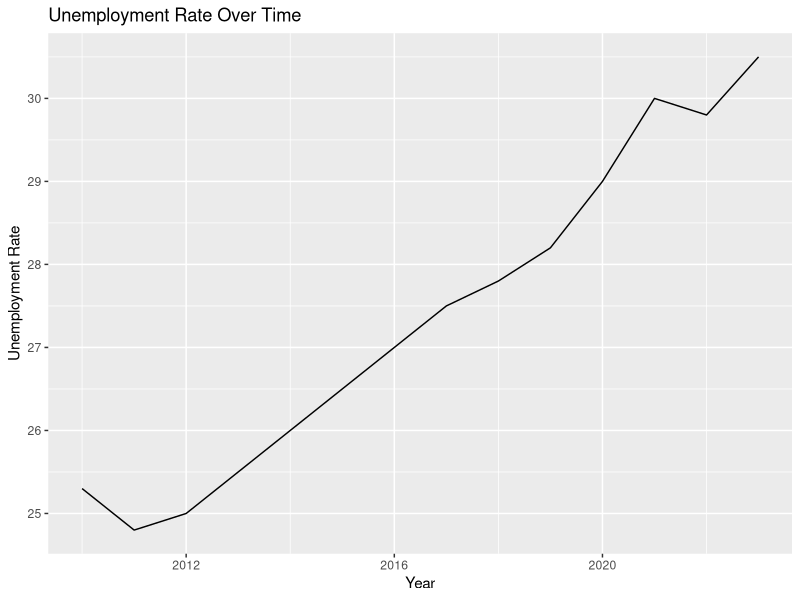
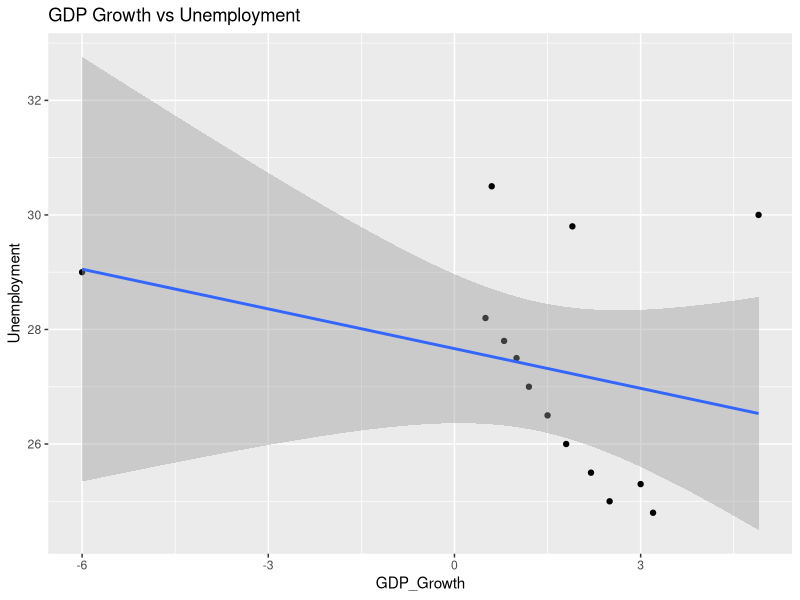
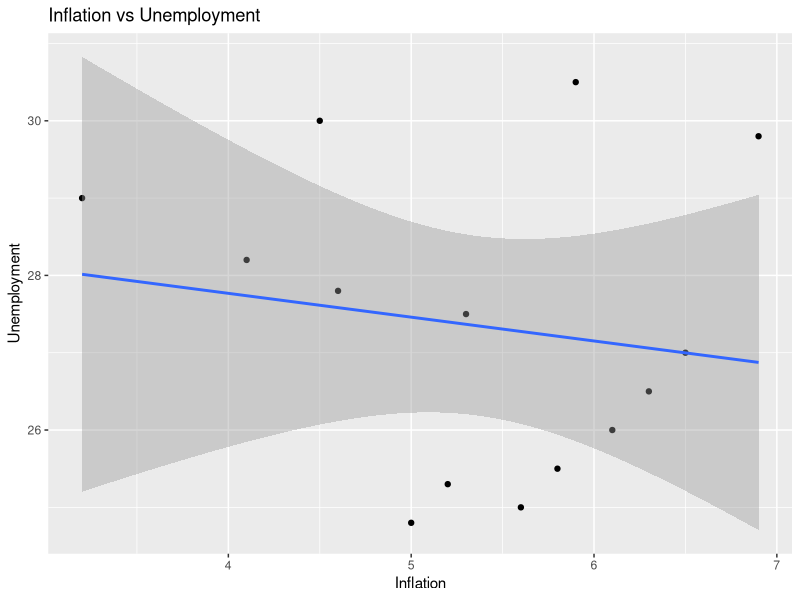
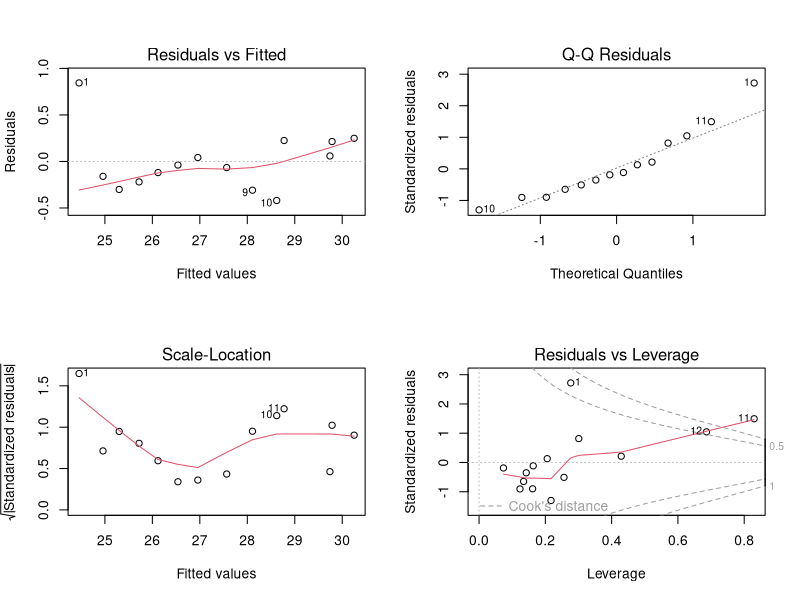

Here is the R script that generated these plots, in order:
# =========================================
# YOUTH UNEMPLOYMENT ANALYSIS (SOUTH AFRICA)
# =========================================

# 1. Load required libraries
library(tidyverse)

# 2. Load dataset
data <- read.csv("data.csv")

# View data
head(data)
summary(data)

# =========================================
# Expected columns:
# Year, Unemployment, GDP_Growth, Inflation, Education
# =========================================

# 3. Data Cleaning
data_clean <- na.omit(data)

# Ensure correct data types
data_clean$Year <- as.numeric(data_clean$Year)

# Check cleaned data
summary(data_clean)

# =========================================
# 4. Exploratory Data Analysis (EDA)
# =========================================

# Unemployment over time
ggplot(data_clean, aes(x = Year, y = Unemployment)) +
  geom_line() +
  labs(title = "Unemployment Rate Over Time",
       x = "Year",
       y = "Unemployment Rate")

# GDP Growth vs Unemployment
ggplot(data_clean, aes(x = GDP_Growth, y = Unemployment)) +
  geom_point() +
  geom_smooth(method = "lm") +
  labs(title = "GDP Growth vs Unemployment")

# Inflation vs Unemployment
ggplot(data_clean, aes(x = Inflation, y = Unemployment)) +
  geom_point() +
  geom_smooth(method = "lm") +
  labs(title = "Inflation vs Unemployment")

# =========================================
# 5. Regression Model
# =========================================

model <- lm(Unemployment ~ GDP_Growth + Inflation + Education, data = data_clean)

# Display regression results
summary(model)

# =========================================
# 6. Model Diagnostics
# =========================================

par(mfrow = c(2, 2))
plot(model)

# =========================================
# 7. Save Outputs
# =========================================

write.csv(data_clean, "cleaned_data.csv", row.names = FALSE)
capture.output(summary(model), file = "model_summary.txt")

# =========================================
# END OF SCRIPT
# =========================================
